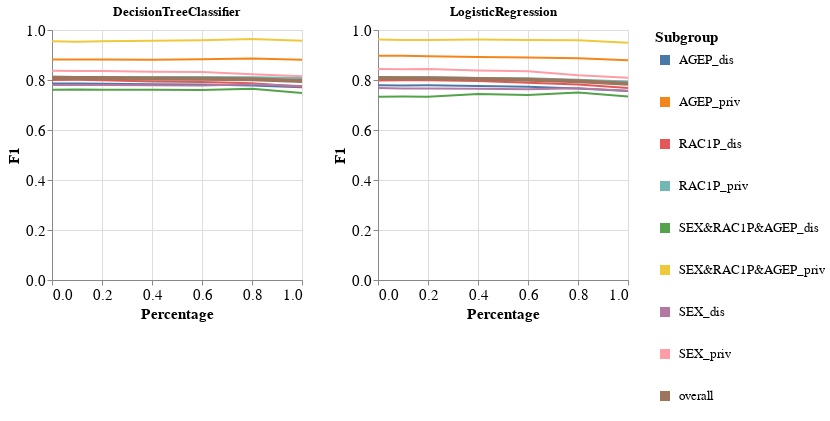

The cell this chart's notebook holds for it:
### Code cell
visualizer.create_subgroups_grid_pct_lines_per_model_plot(subgroup_metric='F1',
                                                          target_preprocessing_technique=PREPROCESSING_TECHNIQUES[0],
                                                          model_names=MODEL_NAMES)

### Figure 1 — Vega-Lite specification as saved in the notebook (floating-point values rounded to 4 significant figures)
{"config": {"view": {"continuousWidth": 400, "continuousHeight": 300}, "axis": {"labelFontSize": 15, "titleFontSize": 15}, "legend": {"labelFontSize": 13, "symbolStrokeWidth": 10, "titleFontSize": 15}}, "vconcat": [{"hconcat": [{"mark": "line", "encoding": {"color": {"field": "Subgroup", "type": "nominal"}, "strokeWidth": {"condition": {"value": 4, "test": "datum.Subgroup == 'overall'"}, "value": 2}, "x": {"field": "Percentage", "type": "quantitative"}, "y": {"field": "Metric_Value", "title": "F1", "type": "quantitative"}}, "height": 250, "title": "DecisionTreeClassifier", "width": 250}, {"data": {"name": "data-2aad33345d2bd07c07a902232e881a59"}, "mark": "line", "encoding": {"color": {"field": "Subgroup", "type": "nominal"}, "strokeWidth": {"condition": {"value": 4, "test": "datum.Subgroup == 'overall'"}, "value": 2}, "x": {"field": "Percentage", "type": "quantitative"}, "y": {"field": "Metric_Value", "title": "F1", "type": "quantitative"}}, "height": 250, "title": "LogisticRegression", "width": 250}]}], "data": {"name": "data-445992bf02dc38db2e52a1e2e48305f3"}, "$schema": "https://vega.github.io/schema/vega-lite/v4.17.0.json", "datasets": {"data-445992bf02dc38db2e52a1e2e48305f3": [{"Model_Name": "DecisionTreeClassifier", "Test_Set_Index": 0.0, "Metric": "F1", "Subgroup": "AGEP_dis", "Num_Estimators": 10.0, "Metric_Value": 0.7859, "Percentage": 0.0}, {"Model_Name": "DecisionTreeClassifier", "Test_Set_Index": 0.0, "Metric": "F1", "Subgroup": "AGEP_priv", "Num_Estimators": 10.0, "Metric_Value": 0.8822, "Percentage": 0.0}, {"Model_Name": "DecisionTreeClassifier", "Test_Set_Index": 0.0, "Metric": "F1", "Subgroup": "RAC1P_dis", "Num_Estimators": 10.0, "Metric_Value": 0.8003, "Percentage": 0.0}, {"Model_Name": "DecisionTreeClassifier", "Test_Set_Index": 0.0, "Metric": "F1", "Subgroup": "RAC1P_priv", "Num_Estimators": 10.0, "Metric_Value": 0.813, "Percentage": 0.0}, {"Model_Name": "DecisionTreeClassifier", "Test_Set_Index": 0.0, "Metric": "F1", "Subgroup": "SEX&RAC1P&AGEP_dis", "Num_Estimators": 10.0, "Metric_Value": 0.7614, "Percentage": 0.0}, {"Model_Name": "DecisionTreeClassifier", "Test_Set_Index": 0.0, "Metric": "F1", "Subgroup": "SEX&RAC1P&AGEP_priv", "Num_Estimators": 10.0, "Metric_Value": 0.9551, "Percentage": 0.0}, {"Model_Name": "DecisionTreeClassifier", "Test_Set_Index": 0.0, "Metric": "F1", "Subgroup": "SEX_dis", "Num_Estimators": 10.0, "Metric_Value": 0.7802, "Percentage": 0.0}, {"Model_Name": "DecisionTreeClassifier", "Test_Set_Index": 0.0, "Metric": "F1", "Subgroup": "SEX_priv", "Num_Estimators": 10.0, "Metric_Value": 0.8365, "Percentage": 0.0}, {"Model_Name": "DecisionTreeClassifier", "Test_Set_Index": 0.0, "Metric": "F1", "Subgroup": "overall", "Num_Estimators": 10.0, "Metric_Value": 0.8087, "Percentage": 0.0}, {"Model_Name": "DecisionTreeClassifier", "Test_Set_Index": 1.0, "Metric": "F1", "Subgroup": "AGEP_dis", "Num_Estimators": 10.0, "Metric_Value": 0.7856, "Percentage": 0.1}, {"Model_Name": "DecisionTreeClassifier", "Test_Set_Index": 1.0, "Metric": "F1", "Subgroup": "AGEP_priv", "Num_Estimators": 10.0, "Metric_Value": 0.8816, "Percentage": 0.1}, {"Model_Name": "DecisionTreeClassifier", "Test_Set_Index": 1.0, "Metric": "F1", "Subgroup": "RAC1P_dis", "Num_Estimators": 10.0, "Metric_Value": 0.8008, "Percentage": 0.1}, {"Model_Name": "DecisionTreeClassifier", "Test_Set_Index": 1.0, "Metric": "F1", "Subgroup": "RAC1P_priv", "Num_Estimators": 10.0, "Metric_Value": 0.8121, "Percentage": 0.1}, {"Model_Name": "DecisionTreeClassifier", "Test_Set_Index": 1.0, "Metric": "F1", "Subgroup": "SEX&RAC1P&AGEP_dis", "Num_Estimators": 10.0, "Metric_Value": 0.7621, "Percentage": 0.1}, {"Model_Name": "DecisionTreeClassifier", "Test_Set_Index": 1.0, "Metric": "F1", "Subgroup": "SEX&RAC1P&AGEP_priv", "Num_Estimators": 10.0, "Metric_Value": 0.9531, "Percentage": 0.1}, {"Model_Name": "DecisionTreeClassifier", "Test_Set_Index": 1.0, "Metric": "F1", "Subgroup": "SEX_dis", "Num_Estimators": 10.0, "Metric_Value": 0.7798, "Percentage": 0.1}, {"Model_Name": "DecisionTreeClassifier", "Test_Set_Index": 1.0, "Metric": "F1", "Subgroup": "SEX_priv", "Num_Estimators": 10.0, "Metric_Value": 0.836, "Percentage": 0.1}, {"Model_Name": "DecisionTreeClassifier", "Test_Set_Index": 1.0, "Metric": "F1", "Subgroup": "overall", "Num_Estimators": 10.0, "Metric_Value": 0.8083, "Percentage": 0.1}, {"Model_Name": "DecisionTreeClassifier", "Test_Set_Index": 2.0, "Metric": "F1", "Subgroup": "AGEP_dis", "Num_Estimators": 10.0, "Metric_Value": 0.7851, "Percentage": 0.2}, {"Model_Name": "DecisionTreeClassifier", "Test_Set_Index": 2.0, "Metric": "F1", "Subgroup": "AGEP_priv", "Num_Estimators": 10.0, "Metric_Value": 0.8818, "Percentage": 0.2}, {"Model_Name": "DecisionTreeClassifier", "Test_Set_Index": 2.0, "Metric": "F1", "Subgroup": "RAC1P_dis", "Num_Estimators": 10.0, "Metric_Value": 0.7993, "Percentage": 0.2}, {"Model_Name": "DecisionTreeClassifier", "Test_Set_Index": 2.0, "Metric": "F1", "Subgroup": "RAC1P_priv", "Num_Estimators": 10.0, "Metric_Value": 0.8123, "Percentage": 0.2}, {"Model_Name": "DecisionTreeClassifier", "Test_Set_Index": 2.0, "Metric": "F1", "Subgroup": "SEX&RAC1P&AGEP_dis", "Num_Estimators": 10.0, "Metric_Value": 0.7606, "Percentage": 0.2}, {"Model_Name": "DecisionTreeClassifier", "Test_Set_Index": 2.0, "Metric": "F1", "Subgroup": "SEX&RAC1P&AGEP_priv", "Num_Estimators": 10.0, "Metric_Value": 0.9553, "Percentage": 0.2}, {"Model_Name": "DecisionTreeClassifier", "Test_Set_Index": 2.0, "Metric": "F1", "Subgroup": "SEX_dis", "Num_Estimators": 10.0, "Metric_Value": 0.7795, "Percentage": 0.2}, {"Model_Name": "DecisionTreeClassifier", "Test_Set_Index": 2.0, "Metric": "F1", "Subgroup": "SEX_priv", "Num_Estimators": 10.0, "Metric_Value": 0.8356, "Percentage": 0.2}, {"Model_Name": "DecisionTreeClassifier", "Test_Set_Index": 2.0, "Metric": "F1", "Subgroup": "overall", "Num_Estimators": 10.0, "Metric_Value": 0.8079, "Percentage": 0.2}, {"Model_Name": "DecisionTreeClassifier", "Test_Set_Index": 3.0, "Metric": "F1", "Subgroup": "AGEP_dis", "Num_Estimators": 10.0, "Metric_Value": 0.7831, "Percentage": 0.4}, {"Model_Name": "DecisionTreeClassifier", "Test_Set_Index": 3.0, "Metric": "F1", "Subgroup": "AGEP_priv", "Num_Estimators": 10.0, "Metric_Value": 0.8814, "Percentage": 0.4}, {"Model_Name": "DecisionTreeClassifier", "Test_Set_Index": 3.0, "Metric": "F1", "Subgroup": "RAC1P_dis", "Num_Estimators": 10.0, "Metric_Value": 0.7941, "Percentage": 0.4}, {"Model_Name": "DecisionTreeClassifier", "Test_Set_Index": 3.0, "Metric": "F1", "Subgroup": "RAC1P_priv", "Num_Estimators": 10.0, "Metric_Value": 0.8124, "Percentage": 0.4}, {"Model_Name": "DecisionTreeClassifier", "Test_Set_Index": 3.0, "Metric": "F1", "Subgroup": "SEX&RAC1P&AGEP_dis", "Num_Estimators": 10.0, "Metric_Value": 0.7614, "Percentage": 0.4}, {"Model_Name": "DecisionTreeClassifier", "Test_Set_Index": 3.0, "Metric": "F1", "Subgroup": "SEX&RAC1P&AGEP_priv", "Num_Estimators": 10.0, "Metric_Value": 0.9575, "Percentage": 0.4}, {"Model_Name": "DecisionTreeClassifier", "Test_Set_Index": 3.0, "Metric": "F1", "Subgroup": "SEX_dis", "Num_Estimators": 10.0, "Metric_Value": 0.7789, "Percentage": 0.4}, {"Model_Name": "DecisionTreeClassifier", "Test_Set_Index": 3.0, "Metric": "F1", "Subgroup": "SEX_priv", "Num_Estimators": 10.0, "Metric_Value": 0.8327, "Percentage": 0.4}, {"Model_Name": "DecisionTreeClassifier", "Test_Set_Index": 3.0, "Metric": "F1", "Subgroup": "overall", "Num_Estimators": 10.0, "Metric_Value": 0.8062, "Percentage": 0.4}, {"Model_Name": "DecisionTreeClassifier", "Test_Set_Index": 4.0, "Metric": "F1", "Subgroup": "AGEP_dis", "Num_Estimators": 10.0, "Metric_Value": 0.7815, "Percentage": 0.6}, {"Model_Name": "DecisionTreeClassifier", "Test_Set_Index": 4.0, "Metric": "F1", "Subgroup": "AGEP_priv", "Num_Estimators": 10.0, "Metric_Value": 0.8834, "Percentage": 0.6}, {"Model_Name": "DecisionTreeClassifier", "Test_Set_Index": 4.0, "Metric": "F1", "Subgroup": "RAC1P_dis", "Num_Estimators": 10.0, "Metric_Value": 0.7918, "Percentage": 0.6}, {"Model_Name": "DecisionTreeClassifier", "Test_Set_Index": 4.0, "Metric": "F1", "Subgroup": "RAC1P_priv", "Num_Estimators": 10.0, "Metric_Value": 0.8123, "Percentage": 0.6}, {"Model_Name": "DecisionTreeClassifier", "Test_Set_Index": 4.0, "Metric": "F1", "Subgroup": "SEX&RAC1P&AGEP_dis", "Num_Estimators": 10.0, "Metric_Value": 0.7597, "Percentage": 0.6}, {"Model_Name": "DecisionTreeClassifier", "Test_Set_Index": 4.0, "Metric": "F1", "Subgroup": "SEX&RAC1P&AGEP_priv", "Num_Estimators": 10.0, "Metric_Value": 0.959, "Percentage": 0.6}, {"Model_Name": "DecisionTreeClassifier", "Test_Set_Index": 4.0, "Metric": "F1", "Subgroup": "SEX_dis", "Num_Estimators": 10.0, "Metric_Value": 0.778, "Percentage": 0.6}, {"Model_Name": "DecisionTreeClassifier", "Test_Set_Index": 4.0, "Metric": "F1", "Subgroup": "SEX_priv", "Num_Estimators": 10.0, "Metric_Value": 0.8318, "Percentage": 0.6}, {"Model_Name": "DecisionTreeClassifier", "Test_Set_Index": 4.0, "Metric": "F1", "Subgroup": "overall", "Num_Estimators": 10.0, "Metric_Value": 0.8053, "Percentage": 0.6}, {"Model_Name": "DecisionTreeClassifier", "Test_Set_Index": 5.0, "Metric": "F1", "Subgroup": "AGEP_dis", "Num_Estimators": 10.0, "Metric_Value": 0.778, "Percentage": 0.8}, {"Model_Name": "DecisionTreeClassifier", "Test_Set_Index": 5.0, "Metric": "F1", "Subgroup": "AGEP_priv", "Num_Estimators": 10.0, "Metric_Value": 0.8861, "Percentage": 0.8}, {"Model_Name": "DecisionTreeClassifier", "Test_Set_Index": 5.0, "Metric": "F1", "Subgroup": "RAC1P_dis", "Num_Estimators": 10.0, "Metric_Value": 0.7872, "Percentage": 0.8}, {"Model_Name": "DecisionTreeClassifier", "Test_Set_Index": 5.0, "Metric": "F1", "Subgroup": "RAC1P_priv", "Num_Estimators": 10.0, "Metric_Value": 0.8113, "Percentage": 0.8}, {"Model_Name": "DecisionTreeClassifier", "Test_Set_Index": 5.0, "Metric": "F1", "Subgroup": "SEX&RAC1P&AGEP_dis", "Num_Estimators": 10.0, "Metric_Value": 0.7654, "Percentage": 0.8}, {"Model_Name": "DecisionTreeClassifier", "Test_Set_Index": 5.0, "Metric": "F1", "Subgroup": "SEX&RAC1P&AGEP_priv", "Num_Estimators": 10.0, "Metric_Value": 0.9636, "Percentage": 0.8}, {"Model_Name": "DecisionTreeClassifier", "Test_Set_Index": 5.0, "Metric": "F1", "Subgroup": "SEX_dis", "Num_Estimators": 10.0, "Metric_Value": 0.7827, "Percentage": 0.8}, {"Model_Name": "DecisionTreeClassifier", "Test_Set_Index": 5.0, "Metric": "F1", "Subgroup": "SEX_priv", "Num_Estimators": 10.0, "Metric_Value": 0.8227, "Percentage": 0.8}, {"Model_Name": "DecisionTreeClassifier", "Test_Set_Index": 5.0, "Metric": "F1", "Subgroup": "overall", "Num_Estimators": 10.0, "Metric_Value": 0.803, "Percentage": 0.8}, {"Model_Name": "DecisionTreeClassifier", "Test_Set_Index": 6.0, "Metric": "F1", "Subgroup": "AGEP_dis", "Num_Estimators": 10.0, "Metric_Value": 0.771, "Percentage": 1.0}, {"Model_Name": "DecisionTreeClassifier", "Test_Set_Index": 6.0, "Metric": "F1", "Subgroup": "AGEP_priv", "Num_Estimators": 10.0, "Metric_Value": 0.8808, "Percentage": 1.0}, {"Model_Name": "DecisionTreeClassifier", "Test_Set_Index": 6.0, "Metric": "F1", "Subgroup": "RAC1P_dis", "Num_Estimators": 10.0, "Metric_Value": 0.7732, "Percentage": 1.0}, {"Model_Name": "DecisionTreeClassifier", "Test_Set_Index": 6.0, "Metric": "F1", "Subgroup": "RAC1P_priv", "Num_Estimators": 10.0, "Metric_Value": 0.8084, "Percentage": 1.0}, {"Model_Name": "DecisionTreeClassifier", "Test_Set_Index": 6.0, "Metric": "F1", "Subgroup": "SEX&RAC1P&AGEP_dis", "Num_Estimators": 10.0, "Metric_Value": 0.7478, "Percentage": 1.0}, {"Model_Name": "DecisionTreeClassifier", "Test_Set_Index": 6.0, "Metric": "F1", "Subgroup": "SEX&RAC1P&AGEP_priv", "Num_Estimators": 10.0, "Metric_Value": 0.9567, "Percentage": 1.0}, {"Model_Name": "DecisionTreeClassifier", "Test_Set_Index": 6.0, "Metric": "F1", "Subgroup": "SEX_dis", "Num_Estimators": 10.0, "Metric_Value": 0.7762, "Percentage": 1.0}, {"Model_Name": "DecisionTreeClassifier", "Test_Set_Index": 6.0, "Metric": "F1", "Subgroup": "SEX_priv", "Num_Estimators": 10.0, "Metric_Value": 0.8155, "Percentage": 1.0}, {"Model_Name": "DecisionTreeClassifier", "Test_Set_Index": 6.0, "Metric": "F1", "Subgroup": "overall", "Num_Estimators": 10.0, "Metric_Value": 0.7962, "Percentage": 1.0}], "data-2aad33345d2bd07c07a902232e881a59": [{"Model_Name": "LogisticRegression", "Test_Set_Index": 0.0, "Metric": "F1", "Subgroup": "AGEP_dis", "Num_Estimators": 10.0, "Metric_Value": 0.7793, "Percentage": 0.0}, {"Model_Name": "LogisticRegression", "Test_Set_Index": 0.0, "Metric": "F1", "Subgroup": "AGEP_priv", "Num_Estimators": 10.0, "Metric_Value": 0.8966, "Percentage": 0.0}, {"Model_Name": "LogisticRegression", "Test_Set_Index": 0.0, "Metric": "F1", "Subgroup": "RAC1P_dis", "Num_Estimators": 10.0, "Metric_Value": 0.7985, "Percentage": 0.0}, {"Model_Name": "LogisticRegression", "Test_Set_Index": 0.0, "Metric": "F1", "Subgroup": "RAC1P_priv", "Num_Estimators": 10.0, "Metric_Value": 0.8122, "Percentage": 0.0}, {"Model_Name": "LogisticRegression", "Test_Set_Index": 0.0, "Metric": "F1", "Subgroup": "SEX&RAC1P&AGEP_dis", "Num_Estimators": 10.0, "Metric_Value": 0.7333, "Percentage": 0.0}, {"Model_Name": "LogisticRegression", "Test_Set_Index": 0.0, "Metric": "F1", "Subgroup": "SEX&RAC1P&AGEP_priv", "Num_Estimators": 10.0, "Metric_Value": 0.962, "Percentage": 0.0}, {"Model_Name": "LogisticRegression", "Test_Set_Index": 0.0, "Metric": "F1", "Subgroup": "SEX_dis", "Num_Estimators": 10.0, "Metric_Value": 0.7677, "Percentage": 0.0}, {"Model_Name": "LogisticRegression", "Test_Set_Index": 0.0, "Metric": "F1", "Subgroup": "SEX_priv", "Num_Estimators": 10.0, "Metric_Value": 0.8436, "Percentage": 0.0}, {"Model_Name": "LogisticRegression", "Test_Set_Index": 0.0, "Metric": "F1", "Subgroup": "overall", "Num_Estimators": 10.0, "Metric_Value": 0.8076, "Percentage": 0.0}, {"Model_Name": "LogisticRegression", "Test_Set_Index": 1.0, "Metric": "F1", "Subgroup": "AGEP_dis", "Num_Estimators": 10.0, "Metric_Value": 0.7785, "Percentage": 0.1}, {"Model_Name": "LogisticRegression", "Test_Set_Index": 1.0, "Metric": "F1", "Subgroup": "AGEP_priv", "Num_Estimators": 10.0, "Metric_Value": 0.8967, "Percentage": 0.1}, {"Model_Name": "LogisticRegression", "Test_Set_Index": 1.0, "Metric": "F1", "Subgroup": "RAC1P_dis", "Num_Estimators": 10.0, "Metric_Value": 0.7995, "Percentage": 0.1}, {"Model_Name": "LogisticRegression", "Test_Set_Index": 1.0, "Metric": "F1", "Subgroup": "RAC1P_priv", "Num_Estimators": 10.0, "Metric_Value": 0.8108, "Percentage": 0.1}, {"Model_Name": "LogisticRegression", "Test_Set_Index": 1.0, "Metric": "F1", "Subgroup": "SEX&RAC1P&AGEP_dis", "Num_Estimators": 10.0, "Metric_Value": 0.734, "Percentage": 0.1}, {"Model_Name": "LogisticRegression", "Test_Set_Index": 1.0, "Metric": "F1", "Subgroup": "SEX&RAC1P&AGEP_priv", "Num_Estimators": 10.0, "Metric_Value": 0.96, "Percentage": 0.1}, {"Model_Name": "LogisticRegression", "Test_Set_Index": 1.0, "Metric": "F1", "Subgroup": "SEX_dis", "Num_Estimators": 10.0, "Metric_Value": 0.7664, "Percentage": 0.1}, {"Model_Name": "LogisticRegression", "Test_Set_Index": 1.0, "Metric": "F1", "Subgroup": "SEX_priv", "Num_Estimators": 10.0, "Metric_Value": 0.8435, "Percentage": 0.1}, {"Model_Name": "LogisticRegression", "Test_Set_Index": 1.0, "Metric": "F1", "Subgroup": "overall", "Num_Estimators": 10.0, "Metric_Value": 0.807, "Percentage": 0.1}, {"Model_Name": "LogisticRegression", "Test_Set_Index": 2.0, "Metric": "F1", "Subgroup": "AGEP_dis", "Num_Estimators": 10.0, "Metric_Value": 0.7789, "Percentage": 0.2}, {"Model_Name": "LogisticRegression", "Test_Set_Index": 2.0, "Metric": "F1", "Subgroup": "AGEP_priv", "Num_Estimators": 10.0, "Metric_Value": 0.8947, "Percentage": 0.2}, {"Model_Name": "LogisticRegression", "Test_Set_Index": 2.0, "Metric": "F1", "Subgroup": "RAC1P_dis", "Num_Estimators": 10.0, "Metric_Value": 0.7987, "Percentage": 0.2}, {"Model_Name": "LogisticRegression", "Test_Set_Index": 2.0, "Metric": "F1", "Subgroup": "RAC1P_priv", "Num_Estimators": 10.0, "Metric_Value": 0.8109, "Percentage": 0.2}, {"Model_Name": "LogisticRegression", "Test_Set_Index": 2.0, "Metric": "F1", "Subgroup": "SEX&RAC1P&AGEP_dis", "Num_Estimators": 10.0, "Metric_Value": 0.7328, "Percentage": 0.2}, {"Model_Name": "LogisticRegression", "Test_Set_Index": 2.0, "Metric": "F1", "Subgroup": "SEX&RAC1P&AGEP_priv", "Num_Estimators": 10.0, "Metric_Value": 0.96, "Percentage": 0.2}, {"Model_Name": "LogisticRegression", "Test_Set_Index": 2.0, "Metric": "F1", "Subgroup": "SEX_dis", "Num_Estimators": 10.0, "Metric_Value": 0.7656, "Percentage": 0.2}, {"Model_Name": "LogisticRegression", "Test_Set_Index": 2.0, "Metric": "F1", "Subgroup": "SEX_priv", "Num_Estimators": 10.0, "Metric_Value": 0.8439, "Percentage": 0.2}, {"Model_Name": "LogisticRegression", "Test_Set_Index": 2.0, "Metric": "F1", "Subgroup": "overall", "Num_Estimators": 10.0, "Metric_Value": 0.8068, "Percentage": 0.2}, {"Model_Name": "LogisticRegression", "Test_Set_Index": 3.0, "Metric": "F1", "Subgroup": "AGEP_dis", "Num_Estimators": 10.0, "Metric_Value": 0.7759, "Percentage": 0.4}, {"Model_Name": "LogisticRegression", "Test_Set_Index": 3.0, "Metric": "F1", "Subgroup": "AGEP_priv", "Num_Estimators": 10.0, "Metric_Value": 0.8921, "Percentage": 0.4}, {"Model_Name": "LogisticRegression", "Test_Set_Index": 3.0, "Metric": "F1", "Subgroup": "RAC1P_dis", "Num_Estimators": 10.0, "Metric_Value": 0.7962, "Percentage": 0.4}, {"Model_Name": "LogisticRegression", "Test_Set_Index": 3.0, "Metric": "F1", "Subgroup": "RAC1P_priv", "Num_Estimators": 10.0, "Metric_Value": 0.8078, "Percentage": 0.4}, {"Model_Name": "LogisticRegression", "Test_Set_Index": 3.0, "Metric": "F1", "Subgroup": "SEX&RAC1P&AGEP_dis", "Num_Estimators": 10.0, "Metric_Value": 0.7437, "Percentage": 0.4}, {"Model_Name": "LogisticRegression", "Test_Set_Index": 3.0, "Metric": "F1", "Subgroup": "SEX&RAC1P&AGEP_priv", "Num_Estimators": 10.0, "Metric_Value": 0.9622, "Percentage": 0.4}, {"Model_Name": "LogisticRegression", "Test_Set_Index": 3.0, "Metric": "F1", "Subgroup": "SEX_dis", "Num_Estimators": 10.0, "Metric_Value": 0.7653, "Percentage": 0.4}, {"Model_Name": "LogisticRegression", "Test_Set_Index": 3.0, "Metric": "F1", "Subgroup": "SEX_priv", "Num_Estimators": 10.0, "Metric_Value": 0.8385, "Percentage": 0.4}, {"Model_Name": "LogisticRegression", "Test_Set_Index": 3.0, "Metric": "F1", "Subgroup": "overall", "Num_Estimators": 10.0, "Metric_Value": 0.8039, "Percentage": 0.4}, {"Model_Name": "LogisticRegression", "Test_Set_Index": 4.0, "Metric": "F1", "Subgroup": "AGEP_dis", "Num_Estimators": 10.0, "Metric_Value": 0.7732, "Percentage": 0.6}, {"Model_Name": "LogisticRegression", "Test_Set_Index": 4.0, "Metric": "F1", "Subgroup": "AGEP_priv", "Num_Estimators": 10.0, "Metric_Value": 0.8901, "Percentage": 0.6}, {"Model_Name": "LogisticRegression", "Test_Set_Index": 4.0, "Metric": "F1", "Subgroup": "RAC1P_dis", "Num_Estimators": 10.0, "Metric_Value": 0.7895, "Percentage": 0.6}, {"Model_Name": "LogisticRegression", "Test_Set_Index": 4.0, "Metric": "F1", "Subgroup": "RAC1P_priv", "Num_Estimators": 10.0, "Metric_Value": 0.8071, "Percentage": 0.6}, {"Model_Name": "LogisticRegression", "Test_Set_Index": 4.0, "Metric": "F1", "Subgroup": "SEX&RAC1P&AGEP_dis", "Num_Estimators": 10.0, "Metric_Value": 0.7395, "Percentage": 0.6}, {"Model_Name": "LogisticRegression", "Test_Set_Index": 4.0, "Metric": "F1", "Subgroup": "SEX&RAC1P&AGEP_priv", "Num_Estimators": 10.0, "Metric_Value": 0.9602, "Percentage": 0.6}, {"Model_Name": "LogisticRegression", "Test_Set_Index": 4.0, "Metric": "F1", "Subgroup": "SEX_dis", "Num_Estimators": 10.0, "Metric_Value": 0.7629, "Percentage": 0.6}, {"Model_Name": "LogisticRegression", "Test_Set_Index": 4.0, "Metric": "F1", "Subgroup": "SEX_priv", "Num_Estimators": 10.0, "Metric_Value": 0.8349, "Percentage": 0.6}, {"Model_Name": "LogisticRegression", "Test_Set_Index": 4.0, "Metric": "F1", "Subgroup": "overall", "Num_Estimators": 10.0, "Metric_Value": 0.8012, "Percentage": 0.6}, {"Model_Name": "LogisticRegression", "Test_Set_Index": 5.0, "Metric": "F1", "Subgroup": "AGEP_dis", "Num_Estimators": 10.0, "Metric_Value": 0.7665, "Percentage": 0.8}, {"Model_Name": "LogisticRegression", "Test_Set_Index": 5.0, "Metric": "F1", "Subgroup": "AGEP_priv", "Num_Estimators": 10.0, "Metric_Value": 0.8869, "Percentage": 0.8}, {"Model_Name": "LogisticRegression", "Test_Set_Index": 5.0, "Metric": "F1", "Subgroup": "RAC1P_dis", "Num_Estimators": 10.0, "Metric_Value": 0.7825, "Percentage": 0.8}, {"Model_Name": "LogisticRegression", "Test_Set_Index": 5.0, "Metric": "F1", "Subgroup": "RAC1P_priv", "Num_Estimators": 10.0, "Metric_Value": 0.8013, "Percentage": 0.8}, {"Model_Name": "LogisticRegression", "Test_Set_Index": 5.0, "Metric": "F1", "Subgroup": "SEX&RAC1P&AGEP_dis", "Num_Estimators": 10.0, "Metric_Value": 0.7502, "Percentage": 0.8}, {"Model_Name": "LogisticRegression", "Test_Set_Index": 5.0, "Metric": "F1", "Subgroup": "SEX&RAC1P&AGEP_priv", "Num_Estimators": 10.0, "Metric_Value": 0.9585, "Percentage": 0.8}, {"Model_Name": "LogisticRegression", "Test_Set_Index": 5.0, "Metric": "F1", "Subgroup": "SEX_dis", "Num_Estimators": 10.0, "Metric_Value": 0.7674, "Percentage": 0.8}, {"Model_Name": "LogisticRegression", "Test_Set_Index": 5.0, "Metric": "F1", "Subgroup": "SEX_priv", "Num_Estimators": 10.0, "Metric_Value": 0.8191, "Percentage": 0.8}, {"Model_Name": "LogisticRegression", "Test_Set_Index": 5.0, "Metric": "F1", "Subgroup": "overall", "Num_Estimators": 10.0, "Metric_Value": 0.7949, "Percentage": 0.8}, {"Model_Name": "LogisticRegression", "Test_Set_Index": 6.0, "Metric": "F1", "Subgroup": "AGEP_dis", "Num_Estimators": 10.0, "Metric_Value": 0.7558, "Percentage": 1.0}, {"Model_Name": "LogisticRegression", "Test_Set_Index": 6.0, "Metric": "F1", "Subgroup": "AGEP_priv", "Num_Estimators": 10.0, "Metric_Value": 0.8791, "Percentage": 1.0}, {"Model_Name": "LogisticRegression", "Test_Set_Index": 6.0, "Metric": "F1", "Subgroup": "RAC1P_dis", "Num_Estimators": 10.0, "Metric_Value": 0.7678, "Percentage": 1.0}, {"Model_Name": "LogisticRegression", "Test_Set_Index": 6.0, "Metric": "F1", "Subgroup": "RAC1P_priv", "Num_Estimators": 10.0, "Metric_Value": 0.7939, "Percentage": 1.0}, {"Model_Name": "LogisticRegression", "Test_Set_Index": 6.0, "Metric": "F1", "Subgroup": "SEX&RAC1P&AGEP_dis", "Num_Estimators": 10.0, "Metric_Value": 0.7344, "Percentage": 1.0}, {"Model_Name": "LogisticRegression", "Test_Set_Index": 6.0, "Metric": "F1", "Subgroup": "SEX&RAC1P&AGEP_priv", "Num_Estimators": 10.0, "Metric_Value": 0.9489, "Percentage": 1.0}, {"Model_Name": "LogisticRegression", "Test_Set_Index": 6.0, "Metric": "F1", "Subgroup": "SEX_dis", "Num_Estimators": 10.0, "Metric_Value": 0.7572, "Percentage": 1.0}, {"Model_Name": "LogisticRegression", "Test_Set_Index": 6.0, "Metric": "F1", "Subgroup": "SEX_priv", "Num_Estimators": 10.0, "Metric_Value": 0.8087, "Percentage": 1.0}, {"Model_Name": "LogisticRegression", "Test_Set_Index": 6.0, "Metric": "F1", "Subgroup": "overall", "Num_Estimators": 10.0, "Metric_Value": 0.7849, "Percentage": 1.0}]}}
